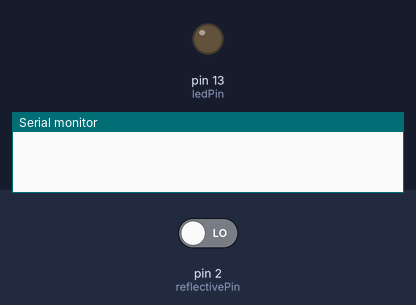
Simulated run of this sketch. Board: Arduino Uno, built with avr-gcc and run on an emulated ATmega328P. On the bench: output pins drawn as LEDs (lit = HIGH), the last lines printed to the serial monitor. The test bench sets the inputs (shaded band); at power-on: pin 2 (reflectivePin) LOW.

Above: at 1.2 s.
1.3 s: pin 2 (reflectivePin) driven HIGH
At 1.9 s:
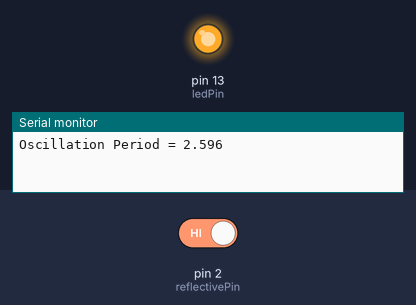
2.8 s: pin 2 (reflectivePin) driven LOW
At 4.2 s:
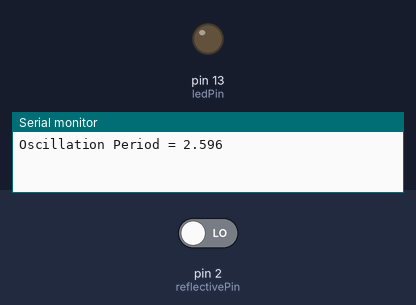
Timing chart, 0 to 5.8 s (numbered marks = the images above; inputs shaded):
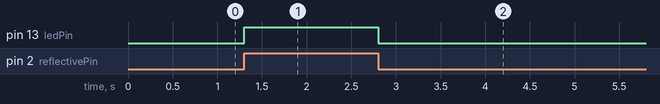

Measured:
- after the input at 1.3 s, pin 13 (ledPin): LOW → HIGH at once
- after the input at 2.8 s, pin 13 (ledPin): HIGH → LOW at once

The sketch:

IR_Oscillation_period.ino
```cpp
const int reflectivePin = 2;
const int ledPin = 13;
int reflectiveState = 0;
unsigned long reflIntervalStart;

void setup() {
  pinMode(ledPin, OUTPUT);
  pinMode(reflectivePin, INPUT);
  Serial.begin(9600);
  reflIntervalStart = millis();
}

void loop() {

  reflectiveState = digitalRead(reflectivePin);
  if (reflectiveState == HIGH && reflIntervalStart > 0) {

    Serial.print("Oscillation Period = ");
    float seconds = (millis() - reflIntervalStart) / 1000.0 * 2;
    Serial.println(seconds, 3);
    Serial.println();
    reflIntervalStart = 0;

  }
  if (reflectiveState == LOW && reflIntervalStart == 0) {
    reflIntervalStart = millis();
  }

  if (reflectiveState == HIGH) {
    digitalWrite(ledPin, HIGH);
  } else {
    digitalWrite(ledPin, LOW);
  }
}
```
